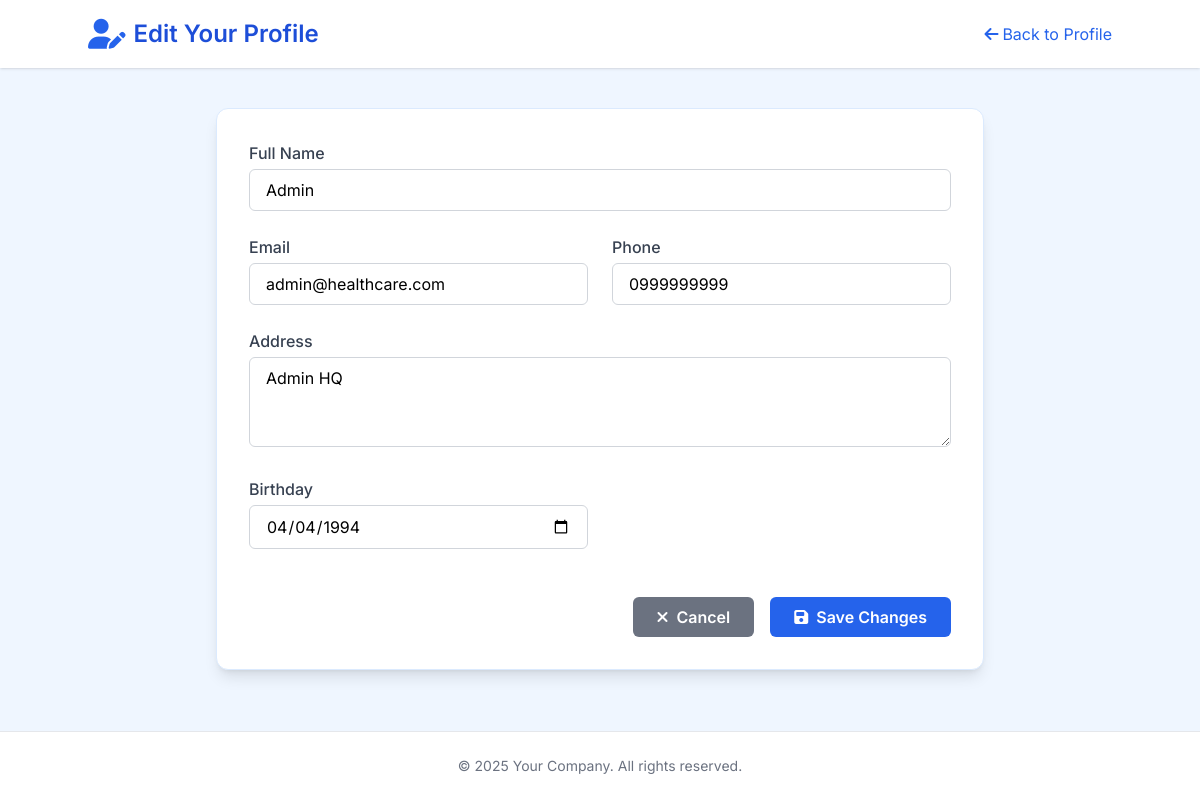
The app's page /edit_profile.php (signed in) with its own data.
### tables this page shows
CREATE TABLE `users` (
  `id` int(11) NOT NULL,
  `full_name` varchar(255) NOT NULL,
  `role` int(11) NOT NULL,
  `age` int(11) NOT NULL,
  `address` text NOT NULL,
  `birthday` date NOT NULL,
  `email` varchar(255) NOT NULL,
  `password` varchar(255) NOT NULL,
  `created_at` timestamp NOT NULL DEFAULT current_timestamp(),
  `updated_at` timestamp NOT NULL DEFAULT current_timestamp() ON UPDATE current_timestamp(),
  `phone` varchar(15) DEFAULT NULL
);

### edit_profile.php (the view, shortened to what this page needs)
<?php
include('config.php');
$user_id = $_SESSION['user_id'];
$sql = "SELECT * FROM users WHERE id = :user_id";
$stmt = $pdo->prepare($sql);
$stmt->bindParam(':user_id', $user_id, PDO::PARAM_INT);
$stmt->execute();
$user = $stmt->fetch(PDO::FETCH_ASSOC);
?>
<!DOCTYPE html>
<html lang="en" class="scroll-smooth">
<head>
    <script src="https://cdn.tailwindcss.com"></script>
    <link rel="stylesheet" href="https://cdnjs.cloudflare.com/ajax/libs/font-awesome/6.5.0/css/all.min.css">
</head>
<body class="bg-blue-50 min-h-screen flex flex-col">
    <header class="bg-white shadow p-4 sticky top-0 z-50">
        <div class="container mx-auto flex justify-between items-center">
            <h1 class="text-2xl font-semibold text-blue-700 flex items-center gap-2">
                <i class="fas fa-user-edit text-blue-600 text-3xl"></i>
                Edit Your Profile
            </h1>
            <a href="profile.php" class="text-blue-600 hover:underline flex items-center gap-1">
                <i class="fas fa-arrow-left"></i> Back to Profile
            </a>
        </div>
    </header>
    <main class="container mx-auto flex-grow px-4 py-10">
        <div class="bg-white p-8 rounded-xl shadow-lg max-w-3xl mx-auto border border-blue-100">
            <form method="POST" class="space-y-6">
                <div class="grid grid-cols-1 sm:grid-cols-2 gap-6">
                    <div class="col-span-2">
                        <label for="full_name" class="block font-medium text-gray-700">Full Name</label>
                        <input type="text" name="full_name" id="full_name"
                               value="<?php echo htmlspecialchars($user['full_name']); ?>"
                               class="w-full mt-1 border border-gray-300 rounded-md px-4 py-2 focus:ring-blue-600 focus:outline-none" required>
                    </div>
                    <div>
                        <label for="email" class="block font-medium text-gray-700">Email</label>
                        <input type="email" name="email" id="email"
                               value="<?php echo htmlspecialchars($user['email']); ?>"
                               class="w-full mt-1 border border-gray-300 rounded-md px-4 py-2 focus:ring-blue-600 focus:outline-none" required>
                    </div>
                    <div>
                        <label for="phone" class="block font-medium text-gray-700">Phone</label>
                        <input type="tel" name="phone" id="phone"
                               value="<?php echo htmlspecialchars($user['phone']); ?>"
                               class="w-full mt-1 border border-gray-300 rounded-md px-4 py-2 focus:ring-blue-600 focus:outline-none" required>
                    </div>
                    <div class="col-span-2">
                        <label for="address" class="block font-medium text-gray-700">Address</label>
                        <textarea name="address" id="address" rows="3"
                                  class="w-full mt-1 border border-gray-300 rounded-md px-4 py-2 focus:ring-blue-600 focus:outline-none" required><?php echo htmlspecialchars($user['address']); ?></textarea>
                    </div>
                    <div>
                        <label for="birthday" class="block font-medium text-gray-700">Birthday</label>
                        <input type="date" name="birthday" id="birthday"
                               value="<?php echo htmlspecialchars($user['birthday']); ?>"
                               class="w-full mt-1 border border-gray-300 rounded-md px-4 py-2 focus:ring-blue-600 focus:outline-none" required>
                    </div>
                </div>
                <div class="flex justify-end gap-4 pt-6">
                    <a href="profile.php"
                       class="bg-gray-500 hover:bg-gray-600 text-white px-6 py-2 rounded-md font-semibold flex items-center gap-2">
                        <i class="fas fa-times"></i> Cancel
                    </a>
                    <button type="submit"
                            class="bg-blue-600 hover:bg-blue-700 text-white px-6 py-2 rounded-md font-semibold flex items-center gap-2">
                        <i class="fas fa-save"></i> Save Changes
                    </button>
                </div>
            </form>
        </div>
    </main>
    <footer class="bg-white border-t mt-auto py-6 text-center text-sm text-gray-500">
        &copy; <?php echo date('Y'); ?> Your Company. All rights reserved.
    </footer>
</body>
</html>

### edit_profile.php (style rules this page uses)
body { font-family: 'Inter', sans-serif; }

### records on screen
users: full_name "Admin", email "admin@healthcare.com", phone "0999999999", address "Admin HQ", birthday "04/04/1994"
